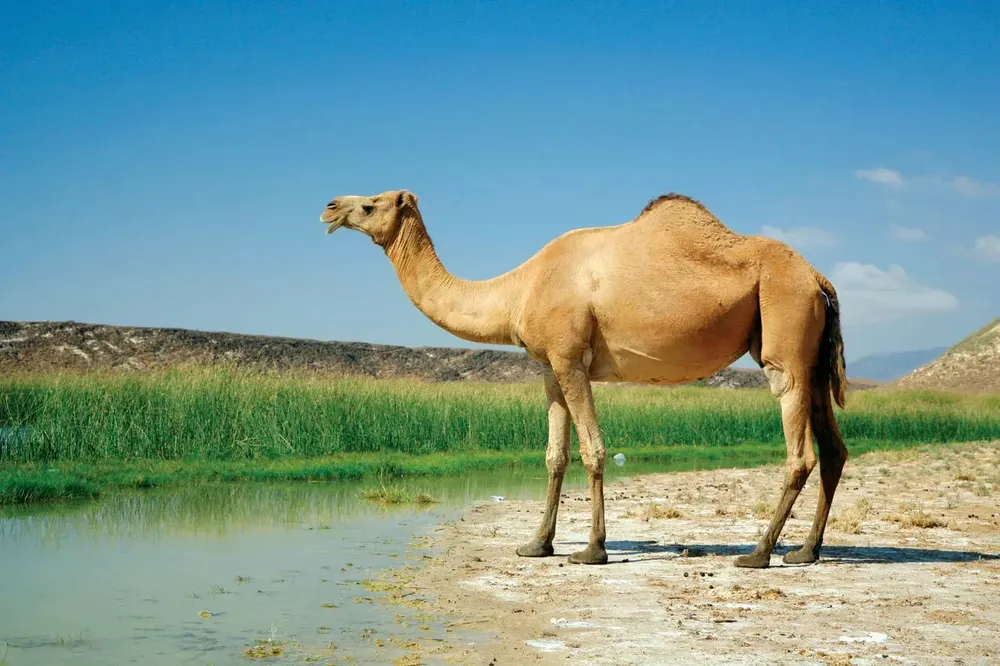
#> input picture p2/Arabian.webp, 1000 x 666 px, shrunk from 1600 x 1066 before the run
$ python tool.py
#> lines starting #> are read from the running program, lines starting #| are printed output that depends on the picture
#> the answer given: Arabian.webp
#> the answer given: out.png
from PIL import Image

def encrypt_image(image_path, encrypted_image_path):
    """
    Encrypt an image by swapping red and blue pixel values.
    """
#> called with image_path = 'Arabian.webp', encrypted_image_path = 'out.png'
    image = Image.open(image_path)
#> image is the input picture: PIL image 1000x666 RGB; mean R, G, B 122, 154.5, 148.2
    pixels = list(image.getdata())
#> pixels = 666000 items
    encrypted_pixels = [(pixel[2], pixel[1], pixel[0]) for pixel in pixels]
#> encrypted_pixels = 666000 items
    encrypted_image = Image.new(image.mode, image.size)
#> encrypted_image: PIL image 1000x666 RGB; every value is 0
    encrypted_image.putdata(encrypted_pixels)
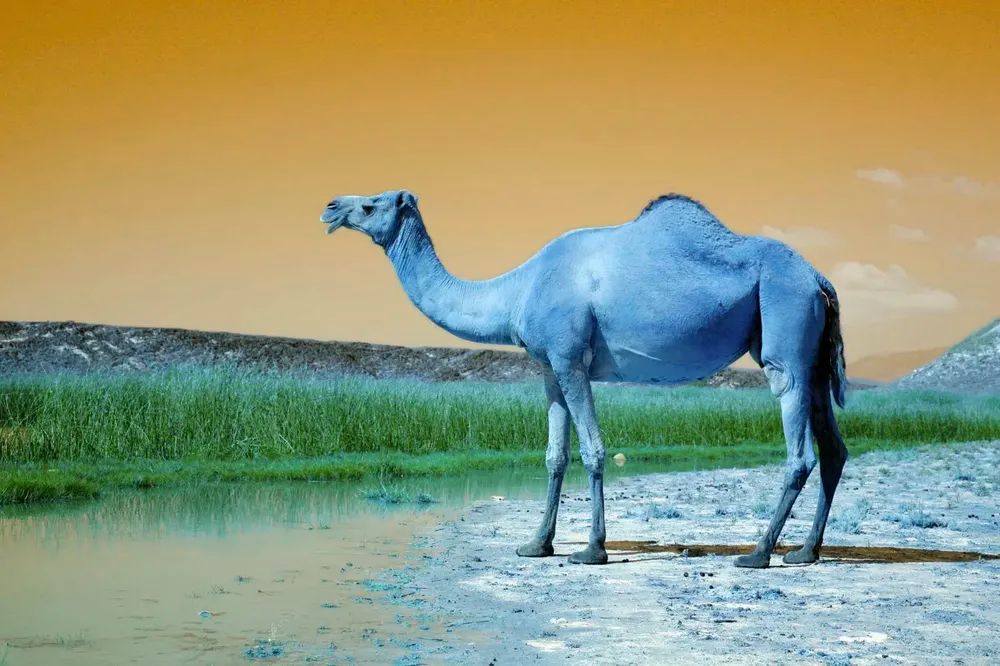
#> encrypted_image: PIL image 1000x666 RGB; mean R, G, B 148.2, 154.5, 122
    encrypted_image.save(encrypted_image_path)

def decrypt_image(encrypted_image_path, decrypted_image_path):
    """
    Decrypt an image by swapping red and blue pixel values.
    """
    image = Image.open(encrypted_image_path)
    pixels = list(image.getdata())
    decrypted_pixels = [(pixel[2], pixel[1], pixel[0]) for pixel in pixels]
    decrypted_image = Image.new(image.mode, image.size)
    decrypted_image.putdata(decrypted_pixels)
    decrypted_image.save(decrypted_image_path)

def main():
    image_path = input("Enter the path to the image to encrypt: ")
    encrypted_image_path = input("Enter the path to save the encrypted image: ")
    encrypt_image(image_path, encrypted_image_path)
    print("Image encrypted successfully!")

    encrypted_image_path = input("Enter the path to the encrypted image to decrypt: ")
#> the answer given: Arabian.webp
    decrypted_image_path = input("Enter the path to save the decrypted image: ")
#> the answer given: out.png
    decrypt_image(encrypted_image_path, decrypted_image_path)
    print("Image decrypted successfully!")

if __name__ == "__main__":
    main()
